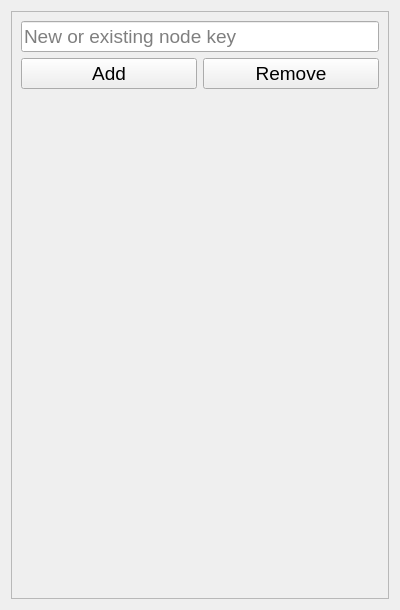
<?xml version="1.0" encoding="UTF-8"?>
<ui version="4.0">
 <class>MainWindowControlPanel</class>
 <widget class="QWidget" name="MainWindowControlPanel">
  <property name="geometry">
   <rect>
    <x>0</x>
    <y>0</y>
    <width>400</width>
    <height>610</height>
   </rect>
  </property>
  <property name="sizePolicy">
   <sizepolicy hsizetype="Preferred" vsizetype="Preferred">
    <horstretch>0</horstretch>
    <verstretch>0</verstretch>
   </sizepolicy>
  </property>
  <property name="minimumSize">
   <size>
    <width>400</width>
    <height>0</height>
   </size>
  </property>
  <property name="windowTitle">
   <string/>
  </property>
  <layout class="QVBoxLayout" name="verticalLayout">
   <item>
    <widget class="QFrame" name="frame">
     <property name="frameShape">
      <enum>QFrame::StyledPanel</enum>
     </property>
     <property name="frameShadow">
      <enum>QFrame::Raised</enum>
     </property>
     <layout class="QGridLayout" name="gridLayout">
      <item row="1" column="0" rowspan="2" colspan="2">
       <layout class="QVBoxLayout" name="verticalLayout_2">
        <item>
         <widget class="QLineEdit" name="node_key_lineedit">
          <property name="font">
           <font>
            <pointsize>14</pointsize>
           </font>
          </property>
          <property name="placeholderText">
           <string>New or existing node key</string>
          </property>
         </widget>
        </item>
        <item>
         <layout class="QHBoxLayout" name="horizontalLayout">
          <item>
           <widget class="QPushButton" name="add_button">
            <property name="font">
             <font>
              <pointsize>14</pointsize>
             </font>
            </property>
            <property name="text">
             <string>Add</string>
            </property>
            <property name="flat">
             <bool>false</bool>
            </property>
           </widget>
          </item>
          <item>
           <widget class="QPushButton" name="remove_button">
            <property name="font">
             <font>
              <pointsize>14</pointsize>
             </font>
            </property>
            <property name="text">
             <string>Remove</string>
            </property>
            <property name="flat">
             <bool>false</bool>
            </property>
           </widget>
          </item>
         </layout>
        </item>
        <item>
         <widget class="QLabel" name="message_label">
          <property name="font">
           <font>
            <pointsize>12</pointsize>
           </font>
          </property>
          <property name="text">
           <string/>
          </property>
          <property name="wordWrap">
              <bool>true</bool>
          </property>
         </widget>
        </item>
        <item>
         <spacer name="verticalSpacer">
          <property name="orientation">
           <enum>Qt::Vertical</enum>
          </property>
          <property name="sizeHint" stdset="0">
           <size>
            <width>20</width>
            <height>563</height>
           </size>
          </property>
         </spacer>
        </item>
       </layout>
      </item>
     </layout>
    </widget>
   </item>
  </layout>
 </widget>
 <resources/>
 <connections/>
</ui>
